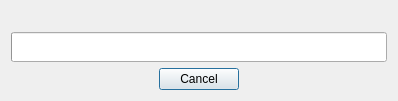
<?xml version="1.0" encoding="UTF-8"?>
<ui version="4.0">
 <class>UpdaterDialog</class>
 <widget class="QDialog" name="UpdaterDialog">
  <property name="geometry">
   <rect>
    <x>0</x>
    <y>0</y>
    <width>398</width>
    <height>101</height>
   </rect>
  </property>
  <property name="windowTitle">
   <string>WinApp_Manager update checker</string>
  </property>
  <layout class="QVBoxLayout" name="verticalLayout">
   <property name="spacing">
    <number>6</number>
   </property>
   <item>
    <widget class="QLabel" name="label">
     <property name="font">
      <font>
       <family>Courier New</family>
       <pointsize>10</pointsize>
       <weight>75</weight>
       <italic>false</italic>
       <bold>true</bold>
      </font>
     </property>
     <property name="text">
      <string/>
     </property>
    </widget>
   </item>
   <item>
    <widget class="QProgressBar" name="progressBar">
     <property name="minimumSize">
      <size>
       <width>0</width>
       <height>30</height>
      </size>
     </property>
     <property name="value">
      <number>0</number>
     </property>
     <property name="textVisible">
      <bool>false</bool>
     </property>
     <property name="invertedAppearance">
      <bool>false</bool>
     </property>
     <property name="format">
      <string/>
     </property>
    </widget>
   </item>
   <item>
    <layout class="QHBoxLayout" name="horizontalLayout">
     <item>
      <spacer name="horizontalSpacer_2">
       <property name="orientation">
        <enum>Qt::Horizontal</enum>
       </property>
       <property name="sizeHint" stdset="0">
        <size>
         <width>40</width>
         <height>20</height>
        </size>
       </property>
      </spacer>
     </item>
     <item>
      <widget class="QPushButton" name="btCancel">
       <property name="text">
        <string>Cancel</string>
       </property>
      </widget>
     </item>
     <item>
      <spacer name="horizontalSpacer">
       <property name="orientation">
        <enum>Qt::Horizontal</enum>
       </property>
       <property name="sizeHint" stdset="0">
        <size>
         <width>40</width>
         <height>20</height>
        </size>
       </property>
      </spacer>
     </item>
    </layout>
   </item>
  </layout>
 </widget>
 <resources/>
 <connections/>
</ui>
